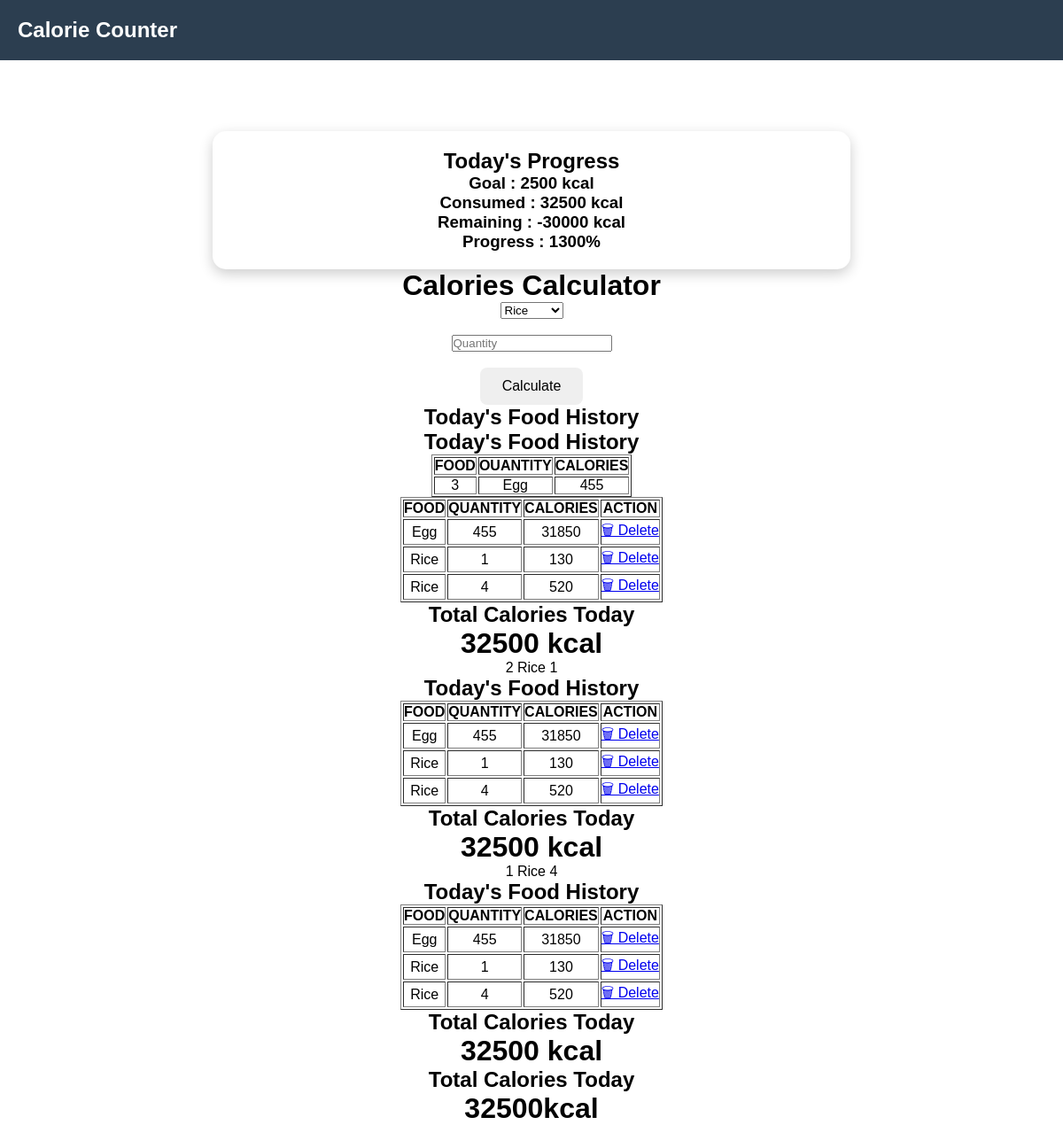
Page /dashboard on the earlier database version.
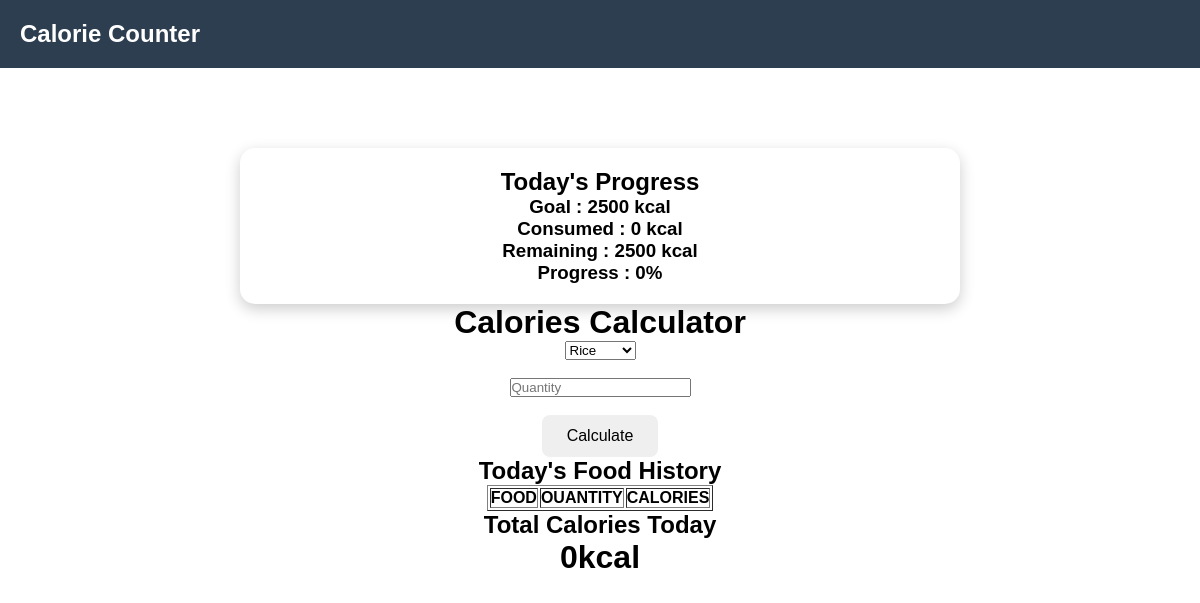
Same page on the later database version.
### tables this page shows
CREATE TABLE food_history (
    id INTEGER PRIMARY KEY AUTOINCREMENT,
    food TEXT,
    quantity INTEGER,
    calories INTEGER,
    date TEXT
);

### app.py (the view, shortened to what this page needs)
@app.route("/dashboard", methods=["GET", "POST"])
def dashboard():
    calories = None
    food_data = {
        "Rice": 130,
        "Egg": 70,
        "Banana": 105,
        "Apple": 95,
        "Chicken": 239
    }
    conn = sqlite3.connect("calories.db")
    cursor = conn.cursor()
    cursor.execute("""
        SELECT id,food, quantity, calories
        FROM food_history
        ORDER BY id DESC
    """)
    history = cursor.fetchall()
    total_calories=0
    for item in history:
        total_calories += item[3]
    conn.close()
    goal = 2500
    consumed = total_calories
    remaining = goal - consumed
    progress = round((consumed / goal) * 100)
    return render_template(
        "dashboard.html",
        calories=calories,
        selected_food=food if request.method == "POST" else None,
        quantity=quantity if request.method == "POST" else None,
        history=history,
        total_calories=total_calories,
        goal=goal,
        consumed=consumed,
        remaining=remaining,
        progress=progress
    )

### templates/dashboard.html (shortened to what this page needs)
<!DOCTYPE html>
<html>
<head>
    <link rel="stylesheet" href="{{ url_for('static', filename='style.css') }}">
</head>
<body>
<nav>
    <h2>Calorie Counter</h2>
</nav>
<div class="dashboard">
    <div class="hero-card">
    <h2>Today's Progress</h2>
    <h3>Goal : {{ goal }} kcal</h3>
    <h3>Consumed : {{ consumed }} kcal</h3>
    <h3>Remaining : {{ remaining }} kcal</h3>
    <h3>Progress : {{ progress }}%</h3>
</div>
    <h1>Calories Calculator</h1>
    <form method="POST">
        <select name="food">
            <option>Rice</option>
        </select>
        <br><br>
        <input type="number"
               name="quantity"
               placeholder="Quantity"
               required>
        <br><br>
        <button type="submit">
            Calculate
        </button>
    </form>
    <h2>Today's Food History</h2>
    <table border="1" cellpadding="10" style="margin:auto;">
        <tr>
            <th>FOOD</th>
            <th>OUANTITY</th>
            <th>CALORIES</th>
        </tr>
        {%for item in history%}
        <tr>
            <td>{{item[0]}}</td>
            <td>{{item[1]}}</td>
            <td>{{item[2]}}</td>
        </tr>
        <h2>Today's Food History</h2>
<table border="1" cellpadding="10" style="margin:auto;">
    <tr>
        <th>FOOD</th>
        <th>QUANTITY</th>
        <th>CALORIES</th>
        <th>ACTION</th>
    </tr>
    {% for item in history %}
    <tr>
        <td>{{ item[1] }}</td>
        <td>{{ item[2] }}</td>
        <td>{{ item[3] }}</td>
        <td>
            <a href="/delete/{{ item[0] }}">
                🗑 Delete
            </a>
        </td>
    </tr>
    {% endfor %}
</table>
<h2>Total Calories Today</h2>
<h1>{{ total_calories }} kcal</h1>
        {% endfor %}
    </table>
    <h2>Total Calories Today</h2>
    <h1>{{total_calories}}kcal</h1>
</div>
</body>
</html>

### static/style.css (style rules this page uses)
* { margin:0; padding:0; box-sizing:border-box; }
body { font-family:Arial, sans-serif; }
nav { background:#2c3e50; color:white; padding:20px; }
button { padding:12px 25px; border:none; border-radius:8px; cursor:pointer; font-size:16px; }
nav { display:flex; justify-content:space-between; align-items:center; }
.dashboard { text-align:center; margin-top:80px; }
.hero-card { width:60%; margin:auto; margin-top:20px; background:white; padding:20px; border-radius:15px; box-shadow:0 5px 15px rgba(0,0,0,0.2); text-align:center; }

Differences in the rows shown:
removed food_history: id "3", food "Egg", quantity "455", calories "31850", total_calories "32500"
removed food_history: food "Rice", quantity "1", calories "130", id "2", total_calories "32500"
removed food_history: food "Rice", quantity "4", calories "520", id "1", total_calories "32500"
Other differences:
{{ consumed }}: "32500" → "0"
{{ remaining }}: "-30000" → "2500"
{{ progress }}: "1300" → "0"
{{ total_calories }}: "32500" → "0"
